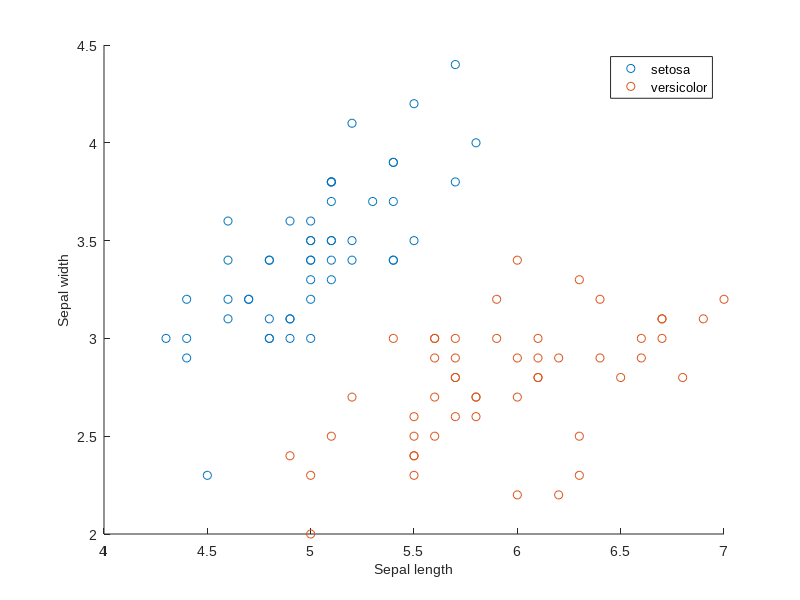

Reproduce this figure in MATLAB. (Note: this script raises an error after producing the figure.)

clear all
close all
clc

set(0,'defaultAxesFontSize',10);
set(0,'defaultAxesFontName','Arial');
set(0,'defaultTextFontSize',10);
set(0,'defaultTextFontName','Arial');
%%
cdir=cd;
addpath(genpath(cdir));
%%
load fisheriris
class_labels = {'setosa', 'versicolor'};
labels = ones(1, length(species));
for i = 1:length(species)
    if strcmp(species{i}, class_labels{1})
        labels(1,i) = 1;
    elseif strcmp(species{i}, class_labels{2})
        labels(1,i) = 2;
    else
        labels(1,i) = 3;
    end
end
%%
data1 = meas(labels==1,:).';
data2 = meas(labels==2,:).';

label1 = labels(labels==1);
label2 = labels(labels==2);
%%
f = figure;
scatter(data1(1,:), data1(2,:));
hold on;
scatter(data2(1,:), data2(2,:));
hold off;
legend(class_labels)
xlabel('Sepal length');
ylabel('Sepal width');
N = size(meas,1);
%%
Trinum = length(data1);
cross = 5;
index = crossvalidation( Trinum , cross);
%%
fig = figure(1);
figure_setting(60, 40, fig);
for rep=1:cross
    %% L model
    Xtr = [data1(1:2,index{rep}.train), data2(1:2,index{rep}.train)];
    Xts = [data1(1:2,index{rep}.test),  data2(1:2,index{rep}.test)];
    ctr = [label1(index{rep}.train), label2(index{rep}.train)];
    cts = [label1(index{rep}.test), label2(index{rep}.test)];
    
    %%%%%% model learning
    [tmp_w{rep}, tmp_c{rep}]=LDA(Xtr, ctr);
    
    y = tmp_w{rep}'*Xtr + tmp_c{rep};
    rslt=zeros(size(ctr));
    rslt(y>0)=1;
    rslt(y<0)=2;
    acc(1,rep)=1-sum(rslt~=ctr)./length(rslt);
    
    %%%%%% test 
    y = tmp_w{rep}'*Xts + tmp_c{rep};
    rslt=zeros(size(cts));
    rslt(y>0)=1;
    rslt(y<0)=2;
    
    disp(sum(rslt==cts)./length(rslt));
    acc(2,rep)=1-sum(rslt~=cts)./length(rslt);
	%%
    
    subplot(2,3, rep)
    plot(Xts(1,cts==1), Xts(2,cts==1),'bo')
    hold on
    plot(Xts(1,cts==2), Xts(2,cts==2),'ro')
    
    Xplt = [min(Xts(1,:))-1,  max(Xts(1,:))+1];
    Yplt = -tmp_w{rep}(1)/tmp_w{rep}(2) * Xplt -  tmp_c{rep}/tmp_w{rep}(2);
    plot(Xplt, Yplt, 'k')
    hold off
    
    title(['cv ', num2str(rep), ': test accuracy = ' num2str(acc(2,rep)*100), '%'])
    legend({'class 1', 'class 2', 'decision boundary'})
    
end
figure_save(fig, './figures/result')

